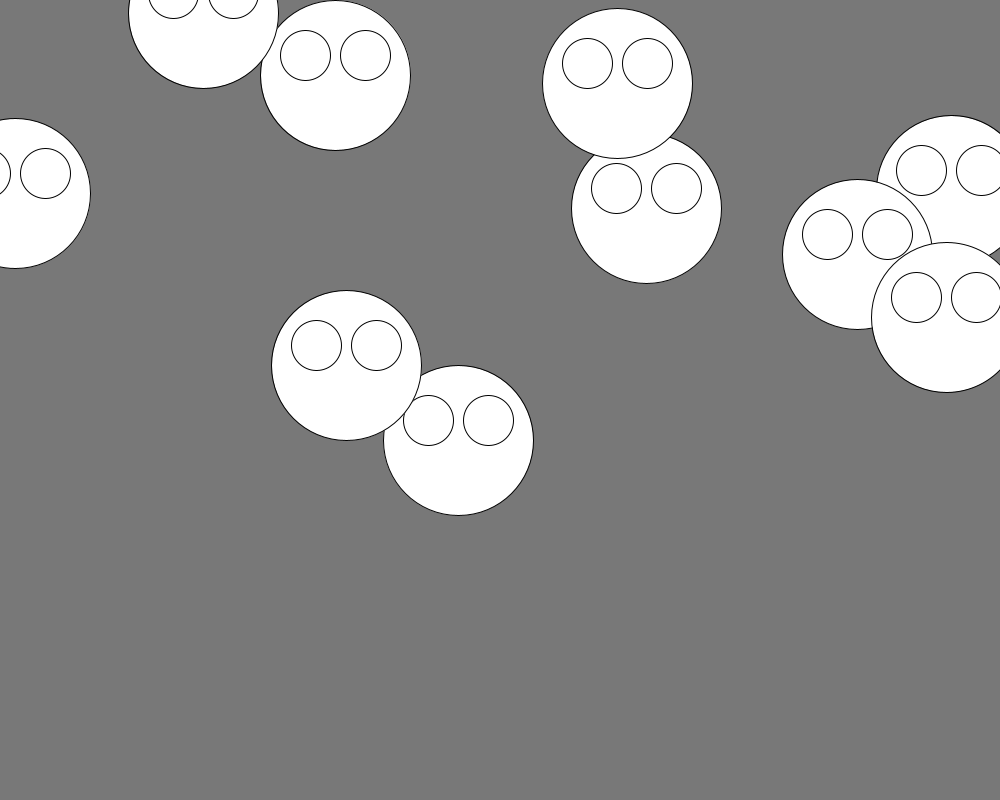
Frame 1 (no input)
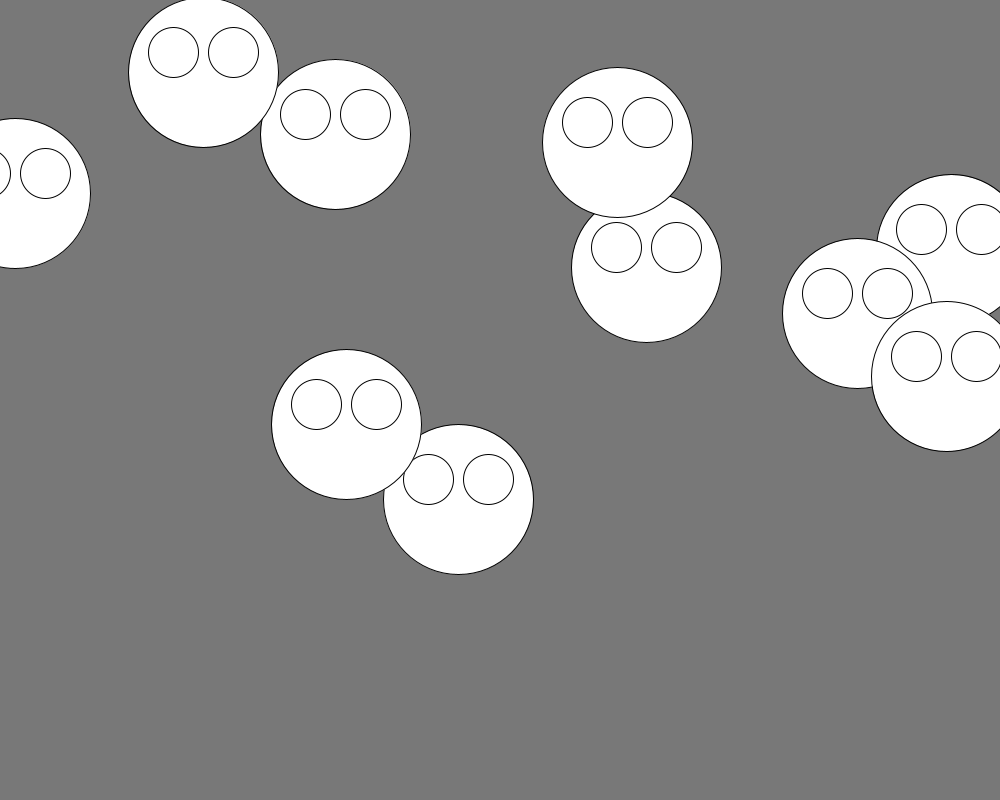
Frame 60 (the mouse pressed at the canvas centre just before this capture)
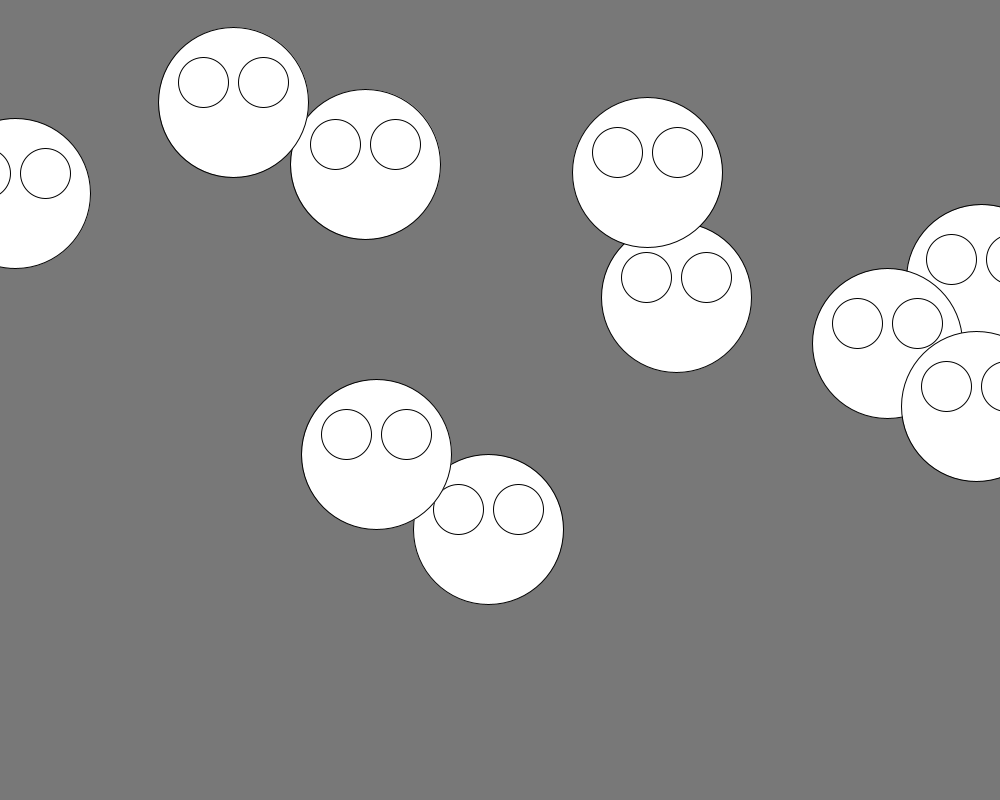
Frame 120 (the mouse held since frame 60 and released just before this capture)

The Processing sketch that drew these frames (run headless with seeded random() and noise(); from frame 60 on, the mouse is pressed at the canvas centre):

// Processing sketch: sb2_7key
// ── sb2_7key.pde
float [] x, y;
void setup() {
  size(1000, 800);
  x = new float[10];
  y = new float[10];
  for (int i=0; i<10; i++) {
    x[i] = random(width);
    y[i] = random(height);
  }
}
int count = 0;
void draw() {
  background(120);
  for (int i=0; i<9; i++) {
    if(count<90) { y[i]++;}
    else if(count<150){ x[i]++;}
    else count = 0;
    kyunghee(x[i],y[i]);
    if(y[i]>height) y[i] = 0;
    if(x[i]>width) x[i] = 0;
  }
  kyunghee(x[9],y[9]);
  count++;
}
void keyPressed(){
  if(key == 'd') x[9] += 5;
  else if(key == 'a') x[9] -= 5;
  else if(key == 'w') y[9] -= 5;
  else if(key == 's') y[9] -= 5;  
}

// ── hee.pde
void kyunghee(float a, float b){
  circle(a,b,150);
  circle(a-30,b-20,50);
  circle(a+30,b-20,50);
}
